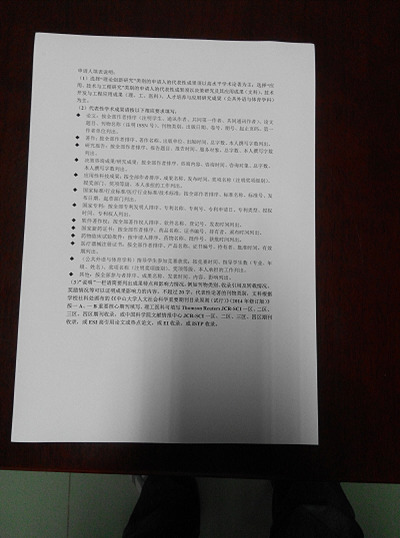
//> input picture assets/0.jpg, 400 x 538 px
$ ./main   (built with g++ and OpenCV 4)
//> lines starting //> are read from the running program, lines starting //| are printed output that depends on the picture; after the words box and inside, x2 and y2 are one past the last pixel; in counts of white or black regions, pixels touching at a corner belong together
// The "Square Detector" program.
// It loads several images sequentially and tries to find squares in
// each image

#include "opencv2/core.hpp"
#include "opencv2/imgproc.hpp"
#include "opencv2/imgcodecs.hpp"
#include "opencv2/highgui.hpp"
#include <iostream>

using namespace cv;
using namespace std;

int thresh = 20, N = 11;
const char* wndname = "Square Detection Demo";
// helper function:
// finds a cosine of angle between vectors
// from pt0->pt1 and from pt0->pt2
inline double angle( const Point& pt1, const Point& pt2, const Point& pt0 ) {
	double dx1 = pt1.x - pt0.x;
	double dy1 = pt1.y - pt0.y;
	double dx2 = pt2.x - pt0.x;
	double dy2 = pt2.y - pt0.y;
	return (dx1 * dx2 + dy1 * dy2) / sqrt((dx1 * dx1 + dy1 * dy1) * (dx2 * dx2 + dy2 * dy2) + 1e-10);
}

static vector<Point2f> orderPoints(const vector<Point2f>& points) {
	vector<Point2f> orderedPoints(4);
	auto sumPoint = [](const Point& pointA, const Point& pointB) {
		return (pointA.x + pointA.y) <= (pointB.x + pointB.y);
	};

	const auto [minSum, maxSum] = minmax_element(points.begin(), points.end(), sumPoint);

	orderedPoints[0] = *minSum;
	orderedPoints[2] = *maxSum;

	auto diffPoint = [](const Point& pointA, const Point& pointB) {
		return (pointA.x - pointA.y) <= (pointB.x - pointB.y);
	};

	const auto [minDiff, maxDiff] = minmax_element(points.begin(), points.end(), diffPoint);

	orderedPoints[3] = *minDiff;
	orderedPoints[1] = *maxDiff;

	return orderedPoints;
}

static void fourPointTransform(Mat& image, const vector<Point2f>& points) {
	auto orderedPoints = orderPoints(points);

	auto widthA = norm(orderedPoints[2] - orderedPoints[3]);
	auto widthB = norm(orderedPoints[1] - orderedPoints[0]);
	auto maxWidth = max(int(widthA), int(widthB));

	auto heightA = norm(orderedPoints[1] - orderedPoints[2]);
	auto heightB = norm(orderedPoints[0] - orderedPoints[3]);
	auto maxHeight = max(int(heightA), int(heightB));

	vector<Point2f> newPositions({
		Point2f(0, 0),
		Point2f(maxWidth - 1, 0),
		Point2f(maxWidth - 1, maxHeight - 1),
		Point2f(0, maxHeight - 1)
	});

	auto M = getPerspectiveTransform(orderedPoints, newPositions);
	warpPerspective(image, image, M, Size(maxWidth, maxHeight));
}

// returns sequence of squares detected on the image.
static void findSquares( const Mat& image, vector<vector<Point> >& squares ) {
	squares.clear();
	Mat blurred(image);
	medianBlur(image, blurred, 9);

	Mat gray0(blurred.size(), CV_8U), gray;

	vector<vector<Point> > contours;
	// find squares in every color plane of the image
	for (int c = 0; c < 3; c++) {
		int ch[] = {c, 0};
		mixChannels(&blurred, 1, &gray0, 1, ch, 1);

		while(squares.empty() && N < 100) {
			// try several threshold levels
			for (int l = 0; l < N; l++) {
				// hack: use Canny instead of zero threshold level.
				// Canny helps to catch squares with gradient shading
				if (l == 0) {
					// apply Canny. Take the upper threshold from slider
					// and set the lower to 0 (which forces edges merging)
					Canny(gray0, gray, 10, thresh, 3);
					// dilate canny output to remove potential
					// holes between edge segments
					dilate(gray, gray, Mat(), Point(-1, -1));
				} else {
					// apply threshold if l!=0:
					//     tgray(x,y) = gray(x,y) < (l+1)*255/N ? 255 : 0
					gray = gray0 >= (l + 1) * 255 / N;
				}

				// find contours and store them all as a list
				findContours(gray, contours, RETR_LIST, CHAIN_APPROX_SIMPLE);

				vector<Point> approx;
				// test each contour
				for (auto &contour : contours) {
					// approximate contour with accuracy proportional
					// to the contour perimeter
					approxPolyDP(contour, approx, arcLength(contour, true) * 0.02, true);
					// square contours should have 4 vertices after approximation
					// relatively large area (to filter out noisy contours)
					// and be convex.
					// Note: absolute value of an area is used because
					// area may be positive or negative - in accordance with the
					// contour orientation
					if (approx.size() == 4 &&
					    fabs(contourArea(approx)) > 1000 &&
					    isContourConvex(approx)) {
						double maxCosine = 0;
						for (int j = 2; j < 5; j++) {
							// find the maximum cosine of the angle between joint edges
							double cosine = fabs(angle(approx[j % 4], approx[j - 2], approx[j - 1]));
							maxCosine = MAX(maxCosine, cosine);
						}
						// if cosines of all angles are small
						// (all angles are ~90 degree) then write quandrange
						// vertices to resultant sequence
						if (maxCosine < 0.2)
							squares.push_back(approx);
					}
				}
			}

			N += 10;
		}
	}
}

static void removeShadows(const Mat& image, Mat &result) {
	Mat rgb_planes[3];
	split(image, rgb_planes);
	Mat dilatation;
	Mat blurred;
	Mat difference;
	Mat rgb_result[3];

	for(int i = 0; i < 3; i++) {
		Mat dilationKernel = getStructuringElement( MORPH_RECT, Size(9, 9));

		dilate(rgb_planes[i], dilatation, dilationKernel);

		medianBlur(dilatation, blurred, 21);

		absdiff(rgb_planes[i], blurred, difference);
		subtract(Scalar(255), difference, difference);

		normalize(difference, rgb_result[i], 0, 255, NORM_MINMAX, CV_8UC1);
	}

	merge(rgb_result, 3, result);
}

const float PROCESS_WIDTH = 512;
const float PROCESS_HEIGHT = 910;

static void intelliResize(const Mat& image, Mat &result, float& ratioWidth, float& ratioHeight) {
	Size newSize;

	if(image.size().width < PROCESS_WIDTH || image.size().height < PROCESS_HEIGHT) {
		newSize = image.size();
	} else if(image.size().height < image.size().width) {
		newSize = Size(PROCESS_HEIGHT, PROCESS_WIDTH);
	} else {
		newSize = Size(PROCESS_WIDTH, PROCESS_HEIGHT);
	}

	ratioWidth = image.size().width / newSize.width;
	ratioHeight = image.size().height / newSize.height;
	resize(image, result, newSize, 0, 0, INTER_AREA);
}

int main(int argc, char** argv) {
	vector<string> names;
	names.emplace_back("assets/0.jpg");
	names.emplace_back("assets/1.jpg");
	names.emplace_back("assets/2.jpg");
	names.emplace_back("assets/3.jpg");
	names.emplace_back("assets/4.jpg");
	names.emplace_back("assets/5.jpg");
	names.emplace_back("assets/6.jpg");
	names.emplace_back("assets/7.jpg");
	names.emplace_back("assets/8.jpg");
	names.emplace_back("assets/9.jpg");
	names.emplace_back("assets/10.jpg");
	names.emplace_back("assets/11.jpg");
	names.emplace_back("assets/12.jpg");
	names.emplace_back("assets/13.jpg");
	names.emplace_back("assets/14.jpg");
	names.emplace_back("assets/15.jpg");
	names.emplace_back("assets/16.jpg");
	names.emplace_back("assets/17.jpg");
	names.emplace_back("assets/18.jpg");
	names.emplace_back("assets/19.jpg");
	names.emplace_back("assets/20.jpg");
	names.emplace_back("assets/21.jpg");

	if (argc > 1) {
		names.emplace_back(argv[1]);
	}
	for (auto& name : names) {
		string filename = samples::findFile(name);
		Mat image = imread(filename, IMREAD_COLOR);
//> image is the input picture: 538 rows x 400 cols, CV_8UC3; mean B, G, R 97.1, 98.4, 102.1
		if (image.empty()) {
			cout << "Couldn't load " << filename << endl;
			continue;
		}

		Mat resizedImage;
		float ratioWidth;
		float ratioHeight;
		intelliResize(image, resizedImage, ratioWidth, ratioHeight);
//> ratioWidth = 1; ratioHeight = 1

		vector<vector<Point> > squares;
		findSquares(resizedImage.clone(), squares);
//> in findSquares, `medianBlur(image, blurred, 9);`:
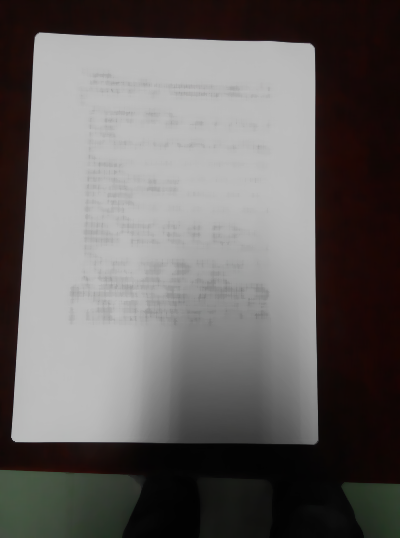
//> image: 538 rows x 400 cols, CV_8UC3; mean B, G, R 98.6, 99.9, 103.6
//> the loop in findSquares, `for (int c = 0; c < 3; c++)` made 3 passes
//> pass 1, in findSquares, `mixChannels(&blurred, 1, &gray0, 1, ch, 1);`:
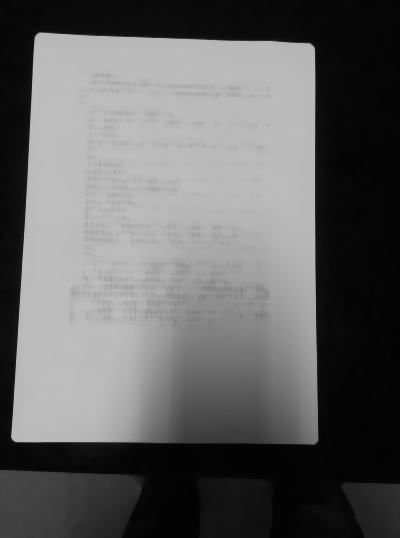
//> gray0: 538 rows x 400 cols, CV_8UC1; min 1, max 190, mean 98.6
//> pass 3, in findSquares, `mixChannels(&blurred, 1, &gray0, 1, ch, 1);`:
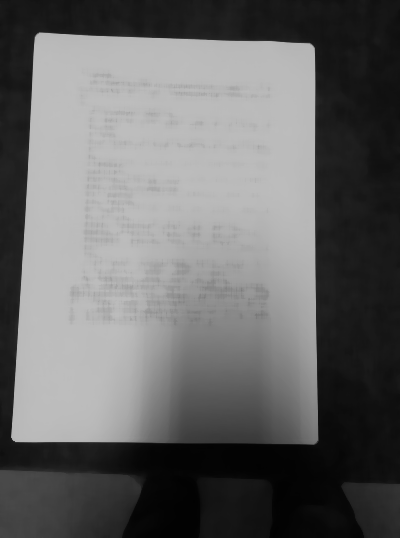
//> gray0: 538 rows x 400 cols, CV_8UC1; min 1, max 190, mean 103.6
//> after the loop in findSquares, `for (int c = 0; c < 3; c++)`: gray: 538 rows x 400 cols, CV_8UC1; every value is 0
//> after the loop in findSquares, `for (int c = 0; c < 3; c++)`: contours = 0 contours; squares = 3 contours; box (x1, y1, x2, y2) and area: (10, 31, 317, 446) 118238, (12, 33, 317, 444) 116594, (12, 33, 316, 444) 116398; N = 21

		sort(squares.begin(), squares.end(), [](const vector<Point>& a, const vector<Point>& b){
			return contourArea(a) > contourArea(b);
		});

		vector<vector<Point> > unresizedSquares;

		for (const auto& square : squares) {
			vector<Point> unresizedSquare;

			unresizedSquare.reserve(square.size());
			for (auto &i : square) {
				unresizedSquare.emplace_back(i.x * ratioWidth, i.y * ratioHeight);
			}

			unresizedSquares.push_back(unresizedSquare);
		}
//> this loop made 3 passes
//> square on passes 1 to 3: 4 Points (x, y): [37, 31], [10, 440], [316, 445], [315, 45], 4 Points (x, y): [37, 33], [12, 439], [316, 443], [314, 47], 4 Points (x, y): [37, 33], [12, 439], [315, 443], [314, 47]

		Mat drawn = image.clone();
		polylines(drawn, unresizedSquares, true, Scalar(0, 255, 0), 3, LINE_AA);
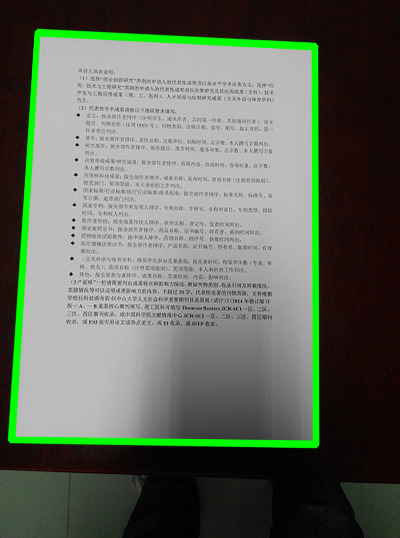
//> drawn: 538 rows x 400 cols, CV_8UC3; 5.36% of pixels changed, all inside (x1, y1, x2, y2) = (7, 28, 320, 449)
		namedWindow(wndname, 0);
		resizeWindow(wndname, 250, 250);
		imshow(wndname, drawn);

		if(true) {
			int number = 0;
			for (const auto& unresizedSquare : unresizedSquares) {
				if (number > 1) break;

				auto wndname1 = "Square Cut:" + to_string(number++);

				Mat cut = image.clone();
				fourPointTransform(cut, vector<Point2f>(unresizedSquare.begin(), unresizedSquare.end()));
				namedWindow(wndname1, 0);
				resizeWindow(wndname1, 250, 250);

				Mat noShadows;
				removeShadows(cut, noShadows);
				imshow(wndname1, noShadows);
			}
//> this loop made 3 passes
//> (orderedPoints in fourPointTransform, widthA in fourPointTransform, widthB in fourPointTransform, maxWidth in fourPointTransform, heightA in fourPointTransform, heightB in fourPointTransform, maxHeight in fourPointTransform, newPositions in fourPointTransform) on passes 1 to 2: (4 Points (x, y): [37, 31], [315, 45], [316, 445], [10, 440], 306, 278.4, 306, 400, 409.9, 409, 4 Points (x, y): [0, 0], [305, 0], [305, 408], [0, 408]), (4 Points (x, y): [37, 33], [314, 47], [316, 443], [12, 439], 304, 277.4, 304, 396, 406.8, 406, 4 Points (x, y): [0, 0], [303, 0], [303, 405], [0, 405])
//> pass 1, in fourPointTransform, `warpPerspective(image, image, M, Size(maxWidth, maxHeight));`:
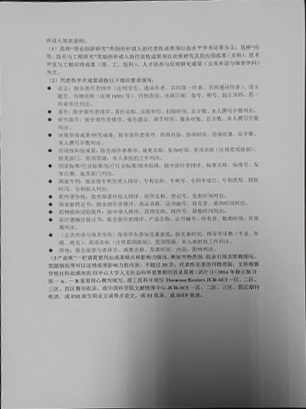
//> image: 409 rows x 306 cols, CV_8UC3; mean B, G, R 165.8, 165.8, 165.8
//> pass 1, `removeShadows(cut, noShadows);`:
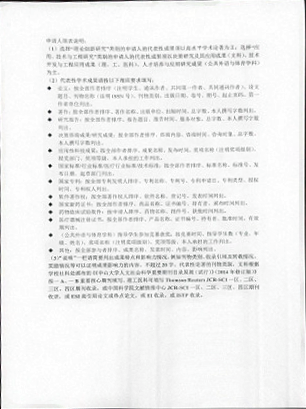
//> noShadows: 409 rows x 306 cols, CV_8UC3; mean B, G, R 239.6, 239.8, 239.5
//> pass 2, `removeShadows(cut, noShadows);`:
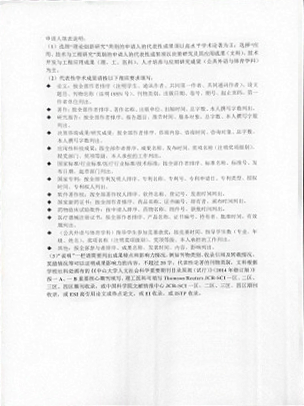
//> noShadows: 406 rows x 304 cols, CV_8UC3; mean B, G, R 241.2, 241.2, 241.2
//> after the loop, number = 2
		}

		int c = waitKey();
//> the space key is pressed
		if (c == 27)
			break;
	}
//> pass 2 of the loop `for (auto& name : names)`:
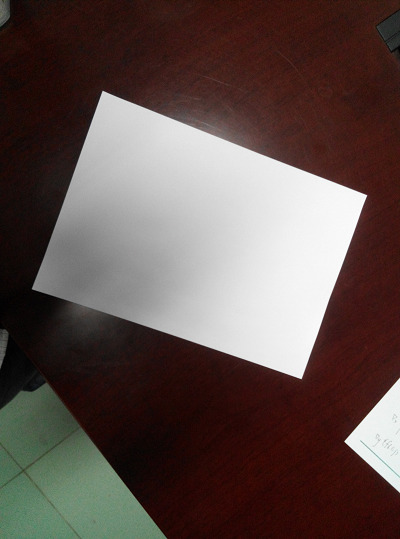
//> input picture assets/1.jpg, 400 x 539 px
//> image is the input picture: 539 rows x 400 cols, CV_8UC3; mean B, G, R 75.1, 79.1, 95
//> the loop in findSquares (call 2), `for (int c = 0; c < 3; c++)` made 3 passes
//> pass 1, in findSquares (call 2), `mixChannels(&blurred, 1, &gray0, 1, ch, 1);`:
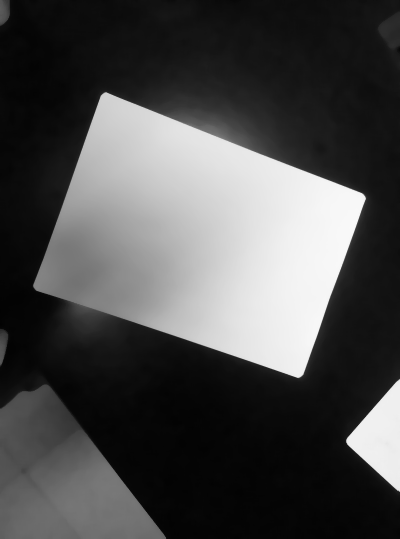
//> gray0: 539 rows x 400 cols, CV_8UC1; min 2, max 249, mean 75.1
//> after the loop in findSquares (call 2), `for (int c = 0; c < 3; c++)`: squares = 6 contours; box (x1, y1, x2, y2) and area: (53, 94, 366, 379) 58756, (34, 92, 366, 378) 56184, (35, 92, 366, 377) 56020, (35, 93, 365, 377) 55860, (34, 93, 365, 377) 55803, (35, 93, 364, 377) 55194; N = 31
//> the loop `for (const auto& square : squares)` made 6 passes
//> square on pass 1: 4 Points (x, y): [96, 94], [53, 334], [301, 378], [365, 193]
//> drawn: 539 rows x 400 cols, CV_8UC3
//> the loop `for (const auto& unresizedSquare : unresizedSquares)` made 3 passes
//> (orderedPoints in fourPointTransform, widthA in fourPointTransform, widthB in fourPointTransform, maxWidth in fourPointTransform, heightA in fourPointTransform, heightB in fourPointTransform, maxHeight in fourPointTransform, newPositions in fourPointTransform) on pass 1: (4 Points (x, y): [96, 94], [365, 193], [301, 378], [53, 334], 251.9, 286.6, 286, 195.8, 243.8, 243, 4 Points (x, y): [0, 0], [285, 0], [285, 242], [0, 242])
//> pass 2, `removeShadows(cut, noShadows);`:
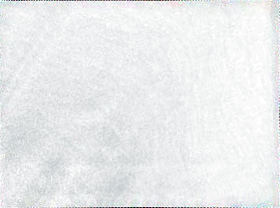
//> noShadows: 208 rows x 280 cols, CV_8UC3; mean B, G, R 237.2, 236.4, 235
//> after the loop `for (const auto& unresizedSquare : unresizedSquares)`: number = 2
//> the space key is pressed
//> pass 3 of the loop `for (auto& name : names)`:
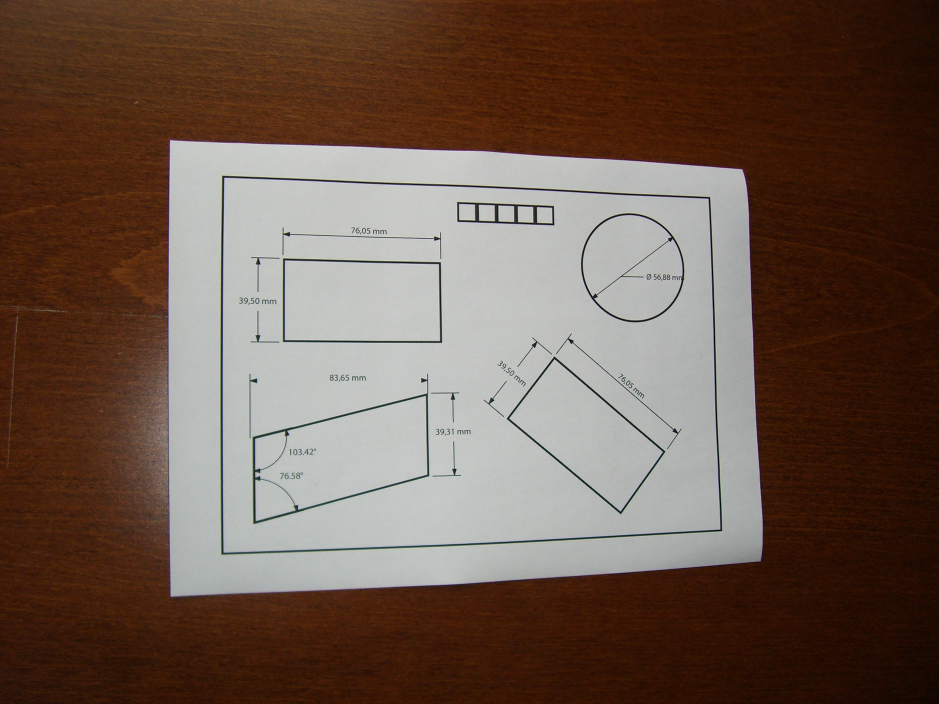
//> input picture assets/2.jpg, 2816 x 2112 px (shown at 1/3 size)
//> image is the input picture: 2112 rows x 2816 cols, CV_8UC3; mean B, G, R 76.7, 88.6, 108.9
//> `intelliResize(image, resizedImage, ratioWidth, ratioHeight);`: ratioWidth = 3; ratioHeight = 4
//> the loop in findSquares (call 3), `for (int c = 0; c < 3; c++)` made 3 passes
//> pass 1, in findSquares (call 3), `mixChannels(&blurred, 1, &gray0, 1, ch, 1);`:
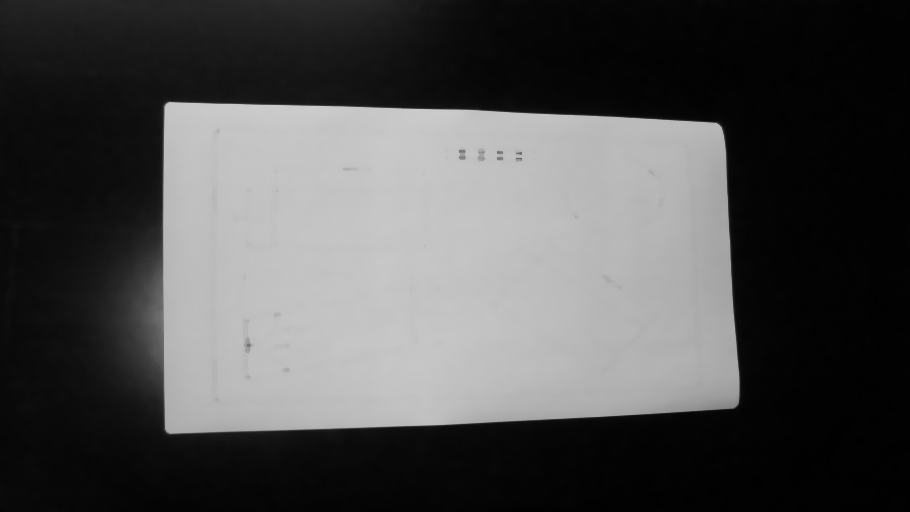
//> gray0: 512 rows x 910 cols, CV_8UC1; min 1, max 203, mean 78.4
//> after the loop in findSquares (call 3), `for (int c = 0; c < 3; c++)`: squares = 15 contours; largest, box (x1, y1, x2, y2) and area: (164, 105, 738, 434) 171165, (165, 104, 739, 433) 170754, (165, 104, 738, 433) 170738, (165, 104, 738, 433) 170738, (165, 104, 738, 433) 170738; N = 41
//> the loop `for (const auto& square : squares)` made 15 passes
//> drawn: 2112 rows x 2816 cols, CV_8UC3
//> the loop `for (const auto& unresizedSquare : unresizedSquares)` made 3 passes
//> (widthA in fourPointTransform, widthB in fourPointTransform, maxWidth in fourPointTransform, heightA in fourPointTransform, heightB in fourPointTransform, maxHeight in fourPointTransform, newPositions in fourPointTransform) on passes 1 to 2: (1710.7, 1660.6, 1710, 1129.6, 1312.1, 1312, 4 Points (x, y): [0, 0], [1709, 0], [1709, 1311], [0, 1311]), (1716.9, 1657.7, 1716, 1121.8, 1312, 1312, 4 Points (x, y): [0, 0], [1715, 0], [1715, 1311], [0, 1311])
//> pass 2, `removeShadows(cut, noShadows);`:
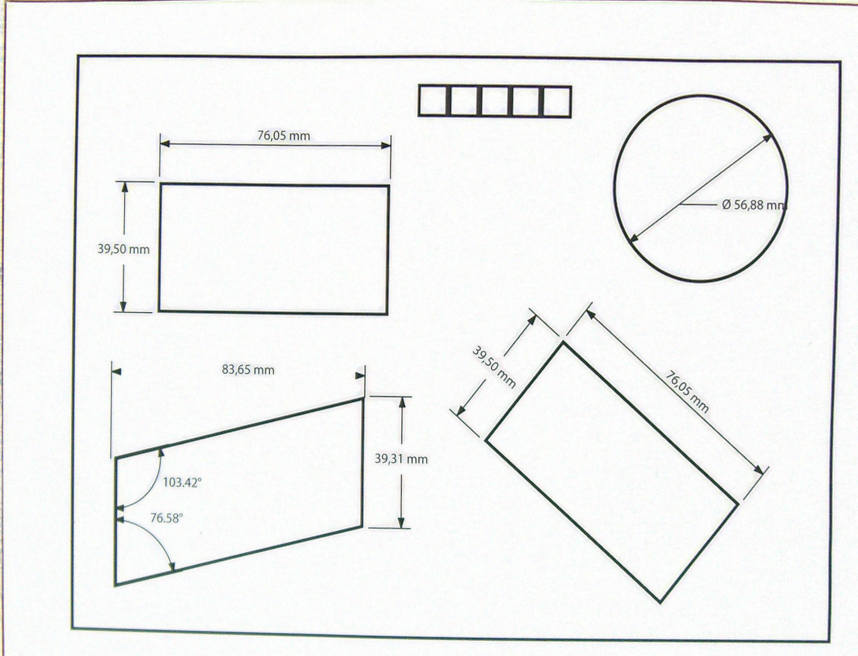
//> noShadows: 1312 rows x 1716 cols, CV_8UC3 (shown at 1/2 size); mean B, G, R 242.1, 242.9, 241.8
//> after the loop `for (const auto& unresizedSquare : unresizedSquares)`: number = 2
//> the space key is pressed
//> (the run ends here: the program stops with an error, at `string filename = samples::findFile(name);`)
